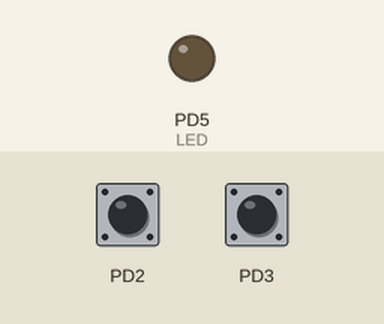
A program run on a simulated ATtiny2313a, built with avr-gcc and emulated at 8 MHz. Parts: output pins drawn as LEDs (lit = HIGH). Dashed ring = blinking. The inputs (shaded band) are chosen by the test bench; at power-on: PD2 LOW, PD3 HIGH.

Above: at 0.01 s.
At 1.2 s:
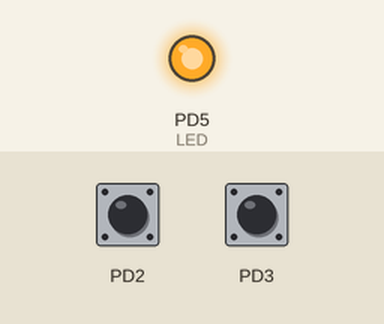
1.3 s: PD2 pulsed HIGH 2 times (0.12 s each, 0.3 s apart)
At 1.43 s:
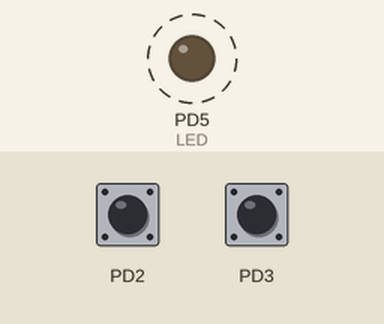
Timing chart, 0 to 4.3 s (numbered marks = the images above; inputs shaded):
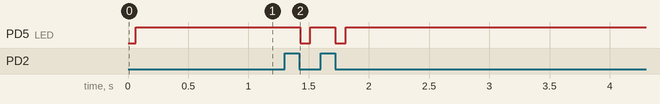

The program:

avr-ppm-speed-controller.c
```c
// (licence header left out)
#ifndef F_CPU
#define F_CPU 8000000
#endif

#include <avr/io.h>
#include <avr/interrupt.h>
#include <avr/eeprom.h>
#include <avr/wdt.h>

#include <util/delay.h>

#define TIMER_PRESCALER 256

/* eeprom I/O */
uint8_t eeprom_full_speed_ahead EEMEM = 0;
uint8_t eeprom_full_stop EEMEM = 0;
uint8_t eeprom_full_speed_astern EEMEM = 0;

/* global variables (normal mode) */
volatile uint8_t ppm_signal_received = 0;
volatile uint8_t full_speed_ahead = 0;
volatile uint8_t full_stop = 0;
volatile uint8_t full_speed_astern = 0;
volatile uint8_t scaling_factor_ahead = 0;
volatile uint8_t scaling_factor_astern = 0;

/* global variables (for setup procedure) */
volatile uint8_t setup_trigger = 0;
volatile uint8_t setup_mode = 0;
volatile uint8_t setup_pulse_length = 0;

static inline void software_reset(void) {
	wdt_enable(8);
	while(1);
}

inline void init_timer0_prescaler_256(void) {
	TCCR0B &= ~((1 << CS00) | (1 << CS01));
	TCCR0B |= (1 << CS02);
}

inline void init_timer1_pwm(void) {
	/* clear OC1A/OC1B on compare match when up-counting
	   set OC1A/OC1B on compare match when down-counting */
	TCCR1A |= (1 << COM1A1) | (1 << COM1B1);

	/* phase correct PWM, 8-bit */
	TCCR1A |= (1 << WGM10);

	/* set clock to clkIO/8 */
	TCCR1B |= (1 << CS11);
}

inline void connect_oc1a(void) {
	DDRB |= (1 << PB3);
}

inline void disconnect_oc1a(void) {
	DDRB &= ~(1 << PB3);
	OCR1A = 0;
}

inline uint8_t is_oc1a_connected(void) {
	return DDRB & (1 << PB3);
}

inline void connect_oc1b(void) {
	DDRB |= (1 << PB4);
}

inline void disconnect_oc1b(void) {
	DDRB &= ~(1 << PB4);
	OCR1B = 0;
}

inline uint8_t is_oc1b_connected(void) {
	return DDRB & (1 << PB4);
}

inline uint16_t calculate_ocr1_value(uint16_t timer_compare, uint8_t signal, uint8_t scaling_factor) {
	int8_t len = (int8_t)signal - (int8_t)full_stop;
	if(len < 0) {
		len = len * -1;
	}
	return (timer_compare + ((uint8_t)len) * scaling_factor) / 2;
}

inline void init_interrupts(void) {
	/* activate INT0 on PD2 */
	GIMSK |= (1 << INT0);
	/* generate interrupt on rising edge for INT0 */
	MCUCR |= ((1 << ISC01) | (1 << ISC00));
}

inline void disbale_watchdog(void) {
	uint8_t sreg = SREG;
	cli();
	/* clear WDRF */
	MCUSR &= ~(1 << WDRF);
	/* keep old prescaler setting to prevent unintentional time out */
	WDTCR |= (1 << WDCE) | (1 << WDE);
	/* turn off WDT */
	WDTCR = 0x00;
	SREG = sreg;
}

inline uint8_t is_brownout_reset(void) {
	return MCUSR & (1 << BORF);
}

inline void reset_brownout_reset_flag(void) {
	MCUSR &= ~(1 << BORF);
}

void read_config_from_eeprom(void) {
	full_speed_ahead = eeprom_read_byte(&eeprom_full_speed_ahead);
	full_speed_astern = eeprom_read_byte(&eeprom_full_speed_astern);
	full_stop = eeprom_read_byte(&eeprom_full_stop);
}

void write_config_to_eeprom(void) {
	eeprom_write_byte(&eeprom_full_speed_ahead, full_speed_ahead);
	eeprom_write_byte(&eeprom_full_speed_astern, full_speed_astern);
	eeprom_write_byte(&eeprom_full_stop, full_stop);
}

inline uint8_t calculate_scaling_factor(uint8_t a, uint8_t b) {
	return (255 / (a - b));
}

void setup(void) {
	setup_mode = 1;

	/* generate interrupt on falling edge for INT1 */
	MCUCR |= (1 << ISC10) | 1 << ISC11;
	/* activate INT1 on PD3 */
	GIMSK |= (1 << INT1);

	sei();

	PORTD |= (1 << PD5); // LED on
	_delay_ms(250);
	PORTD &= ~(1 << PD5); // LED off
	_delay_ms(250);

	while(!setup_trigger) {
		_delay_ms(50);
	}

	PORTD |= (1 << PD5);

	full_stop = setup_pulse_length;
	_delay_ms(50);

	full_speed_ahead = full_stop;
	full_speed_astern = full_stop;

	uint8_t current = setup_pulse_length;
	uint8_t has_ahead = 0;
	uint8_t has_astern = 0;

	while(1) {
		if(current > full_speed_ahead) {
			full_speed_ahead = current;
			if(current > full_stop + 2) {
				has_ahead = 1;
			}
		}
		else if(current <  full_speed_astern) {
			full_speed_astern = current;
			if(current < full_stop - 2) {
				has_astern = 1;
			}
		}
		else if(current > full_stop -2 && current < full_stop + 2 && has_astern && has_ahead) {
			break;
		}
		_delay_ms(25);
		current = setup_pulse_length;
	}

	cli();
	write_config_to_eeprom();

	PORTD &= ~(1 << PD5); // LED off
	_delay_ms(500);
	PORTD |= (1 << PD5); // LED on
	_delay_ms(750);
	PORTD &= ~(1 << PD5); // LED off

	software_reset();
}

int main(void)
{
	disbale_watchdog(); // setup requires watchdog to cause a real reset
	read_config_from_eeprom();
	scaling_factor_ahead = calculate_scaling_factor(full_speed_ahead, full_stop);
	scaling_factor_astern = calculate_scaling_factor(full_stop, full_speed_astern);

	/* in pin init PD2/INT0=ppm in; PD3/INT1=setup button */
	DDRD &= ~((1 << PD2) & (1 << PD3));
	PORTD |= (1 << PD3);

	/* init LED out pin */
	DDRD |= (1 << PD5);

	init_timer0_prescaler_256();
	init_interrupts();

	//if(!is_brownout_reset()) {
		if(!(PIND & (1 << PD3))) {
			setup();
			return -1;
		}
	//}
	//else {
		reset_brownout_reset_flag();
	//}

	OCR1A = 0;
	OCR1B = 0;
	init_timer1_pwm();

	sei();

	uint8_t i = 0;

	while(1)
	{
		if(!ppm_signal_received) {
			i++;
		}
		else {
			ppm_signal_received = 0;
			i = 0;
			PORTD &= ~(1 << PD5); // LED off
		}
		if(i > 3) {
			disconnect_oc1a();
			disconnect_oc1b();
			i = 0;
			PORTD |= (1 << PD5); // LED on
		}
		_delay_ms(21);
	}

	return 0;
}

/* servo input pin on INT0 */
ISR(INT0_vect) {
	if((MCUCR & (1<<ISC00)) > 0) {
		TCNT0 = 0;
		MCUCR &= ~(1 << ISC00);
	}
	else {
		MCUCR |= (1 << ISC00);
		uint8_t pulse_length = TCNT0;

		ppm_signal_received = 1;

		if(setup_mode) {
			setup_pulse_length = pulse_length;
			return;
		}

		if(pulse_length < full_speed_astern) {
			pulse_length = full_speed_astern;
		}
		if(pulse_length > full_speed_ahead) {
			pulse_length = full_speed_ahead;
		}

		if(pulse_length > full_stop + 1) {
			if(!is_oc1a_connected()) {
				disconnect_oc1b();
				connect_oc1a();
			}
			OCR1A = calculate_ocr1_value(OCR1A, pulse_length, scaling_factor_ahead);
		}
		else if(pulse_length < full_stop - 1) {
			if(!is_oc1b_connected()) {
				disconnect_oc1a();
				connect_oc1b();
			}
			OCR1B = calculate_ocr1_value(OCR1B, pulse_length, scaling_factor_astern);
		}
		else {
			disconnect_oc1a();
			disconnect_oc1b();
		}
	}
}

/* setup button */
ISR(INT1_vect) {
	/* deactivate INT1 on PD3 */
	GIMSK &= ~(1 << INT1);
	setup_trigger = 1;
}
```

Measured:
- after the input at 1.3 s, PD5 (LED): alternates HIGH for 0.21 s and LOW for 0.08 s, 4 changes in all, then stays HIGH, starting after 0.13 s
